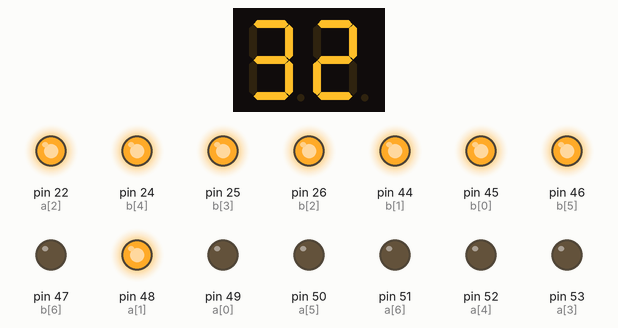
A sketch run on a simulated Arduino Mega 2560, built with avr-gcc and run on an emulated ATmega2560. Shown: 2-digit seven-segment display, output pins drawn as LEDs (lit = HIGH). Wiring (inferred from the names in the program): 2-digit 7-segment display, segments lit when HIGH: segments pin 36, pin 35, pin 34, pin 33, pin 32, pin 37, pin 38, pin 40, pin 39, pin 30, pin 29, pin 28, pin 41, pin 42. The segment pins are drawn as the display they are named for; pins used as bus, display or sensor lines are not drawn.

Above: at 0.1 s.
At 2.1 s:
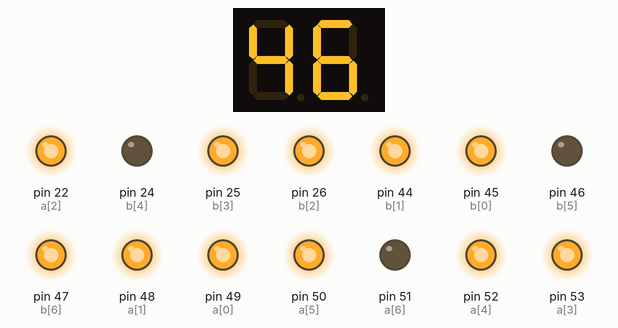
Timing chart, 0 to 129.5 s (numbered marks = the images above):
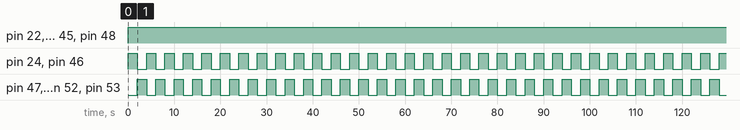

Measured:
- by itself, pin 22 (a[2]), pin 25 (b[3]), pin 26 (b[2]), pin 44 (b[1]), pin 45 (b[0]), pin 48 (a[1]): LOW → HIGH at 0.01 s
- by itself, pin 24 (b[4]), pin 46 (b[5]), pin 47 (b[6]), pin 49 (a[0]), pin 50 (a[5]), pin 52 (a[4]), pin 53 (a[3]): alternates HIGH for 2.0 s and LOW for 2.0 s
- what the display in image 0 shows lasts 2.0 s, from 0.0 s to 2.0 s

The sketch:

4x7display.ino
```cpp
String temp = "";
String abc = "";
int pin[4][7] = {
  {49, 48, 22, 53, 52, 50, 51},
  {45, 44, 26, 25, 24, 46, 47},
  {40, 39, 30, 29, 28, 41, 42},
  {36, 35, 34, 33, 32, 37, 38}
};

int zero[7] = {1, 1, 1, 1, 1, 1, 0};
int one[7] = {0, 1, 1, 0, 0, 0, 0};
int two[7] = {1, 1, 0, 1, 1, 0, 1};
int three[7] = {1, 1, 1, 1, 0, 0, 1};
int four[7] = {0, 1, 1, 1, 0, 1, 1};
int five[7] = {1, 0, 1, 1, 0, 1, 1};
int six[7] = {1, 0, 1, 1, 1, 1, 1};
int seven[7] = {1, 1, 1, 0, 0, 0, 0};
int eight[7] = {1, 1, 1, 1, 1, 1, 1};
int nine[7] = {1, 1, 1, 1, 0, 1, 1};

int digit[10][7] = {
  {1, 1, 1, 1, 1, 1, 0},
  {0, 1, 1, 0, 0, 0, 0},
  {1, 1, 0, 1, 1, 0, 1},
  {1, 1, 1, 1, 0, 0, 1},
  {0, 1, 1, 0, 0, 1, 1},
  {1, 0, 1, 1, 0, 1, 1},
  {1, 0, 1, 1, 1, 1, 1},
  {1, 1, 1, 0, 0, 0, 0},
  {1, 1, 1, 1, 1, 1, 1},
  {1, 1, 1, 1, 0, 1, 1}
};


int a[7] = {49, 48, 22, 53, 52, 50, 51};
int b[7] = {45, 44, 26, 25, 24, 46, 47};
int c[7] = {40, 39, 30, 29, 28, 41, 42};
int d[7] = {36, 35, 34, 33, 32, 37, 38};
void setup() {
  Serial.begin(9600);
  pinMode(49, OUTPUT);
  pinMode(48, OUTPUT);
  pinMode(22, OUTPUT);
  pinMode(53, OUTPUT);
  pinMode(52, OUTPUT);
  pinMode(50, OUTPUT);
  pinMode(51, OUTPUT);
  pinMode(45, OUTPUT);
  pinMode(44, OUTPUT);
  pinMode(26, OUTPUT);
  pinMode(25, OUTPUT);
  pinMode(24, OUTPUT);
  pinMode(46, OUTPUT);
  pinMode(47, OUTPUT);
  pinMode(40, OUTPUT);
  pinMode(39, OUTPUT);
  pinMode(30, OUTPUT);
  pinMode(29, OUTPUT);
  pinMode(28, OUTPUT);
  pinMode(41, OUTPUT);
  pinMode(42, OUTPUT);
  pinMode(36, OUTPUT);
  pinMode(35, OUTPUT);
  pinMode(34, OUTPUT);
  pinMode(33, OUTPUT);
  pinMode(32, OUTPUT);
  pinMode(37, OUTPUT);
  pinMode(38, OUTPUT);
  //  digitalWrite(23,LOW);
  //  digitalWrite(27,LOW);
  digitalWrite(31, HIGH);
  //  digitalWrite(43,LOW);
  for (int i = 0; i < 4 ; i++)
  {
    for (int j = 0; j < 7 ; j++)
    {
      digitalWrite(pin[i][j], LOW );
    }
  }
  //  for (int k = 0; k < 7; k++)
  //  {
  //    if (zero[k] == 1)
  //    {
  //      digitalWrite(a[k], HIGH);
  //      digitalWrite(b[k], HIGH);
  //      digitalWrite(c[k], HIGH);
  //      digitalWrite(d[k], HIGH);
  //      Serial.println(a[k]);
  //    }
  //    else
  //    {
  //      digitalWrite(a[k], LOW);
  //      digitalWrite(b[k], LOW);
  //      digitalWrite(c[k], LOW);
  //      digitalWrite(d[k], LOW);
  //      Serial.println(a[k]);
  //    }
delay(10);
}
void loop()
{
  Display('a', 1); // value = 1023
  Display('b', 0);
  Display('c', 2);
  Display('d', 3);
  delay(2000);
  //off();
  Display('a', 0); // value = 0364
  Display('b', 3);
  Display('c', 6);
  Display('d', 4);
  delay(2000);
}
int Display(char pos, int value)
{
  //  char pos = char(pos)
  switch (pos)
  {
    case 'a':
      {
        for (int i = 0; i <= 9; i++)
        {
          if (i == value)
          {
            for (int j = 0; j < 7; j++)
            {
              if (digit[i][j] == 1)
              {
                digitalWrite(a[j], HIGH );
              }
              if (digit[i][j] == 0)
              {
                digitalWrite(a[j], LOW );
              }
            }
          }
        }
        break;
      }
    case 'b':
      {
        for (int i = 0; i <= 9; i++)
        {
          if (i == value)
          {
            for (int j = 0; j < 7; j++)
            {
              if (digit[i][j] == 1)
              {
                digitalWrite(b[j], HIGH );
              }
              if (digit[i][j] == 0)
              {
                digitalWrite(b[j], LOW );
              }
            }
          }
        }
        break;
      }
    case 'c':
      {
        for (int i = 0; i <= 9; i++)
        {
          if (i == value)
          {
            for (int j = 0; j < 7; j++)
            {
              if (digit[i][j] == 1)
              {
                digitalWrite(c[j], HIGH );
              }
              if (digit[i][j] == 0)
              {
                digitalWrite(c[j], LOW );
              }
            }
          }
        }
        break;
      }
    case 'd':
      {
        for (int i = 0; i <= 9; i++)
        {
          if (i == value)
          {
            for (int j = 0; j < 7; j++)
            {
              if (digit[i][j] == 1)
              {
                digitalWrite(d[j], HIGH );
              }
              if (digit[i][j] == 0)
              {
                digitalWrite(d[j], LOW );
              }
            }
          }
        }
        break;
      }
  }
  return (0);
}


void off()
{
  for (int i = 0; i < 4 ; i++)
  {
    for (int j = 0; j < 7 ; j++)
    {
      digitalWrite(pin[i][j], LOW );
    }
  }
}
```
